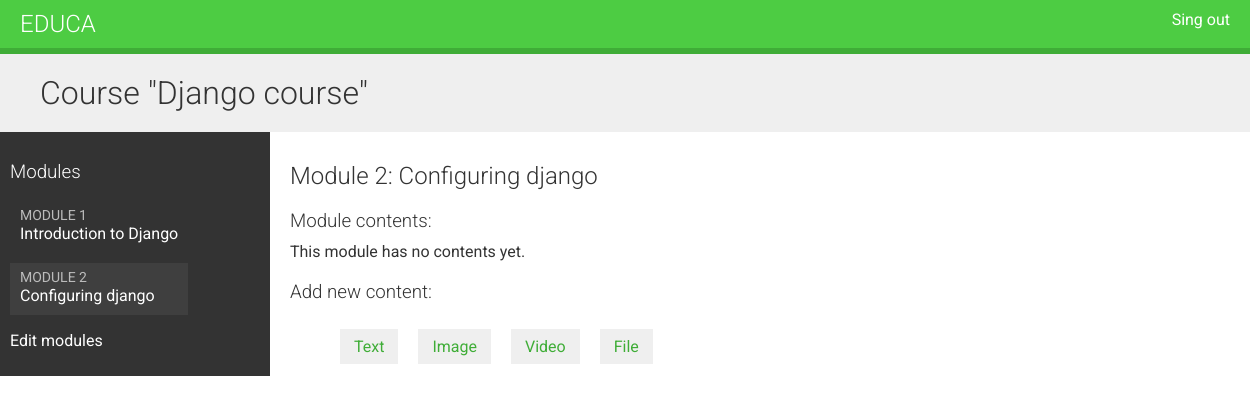
Page /course/module/6/ (signed in) on the earlier database version.
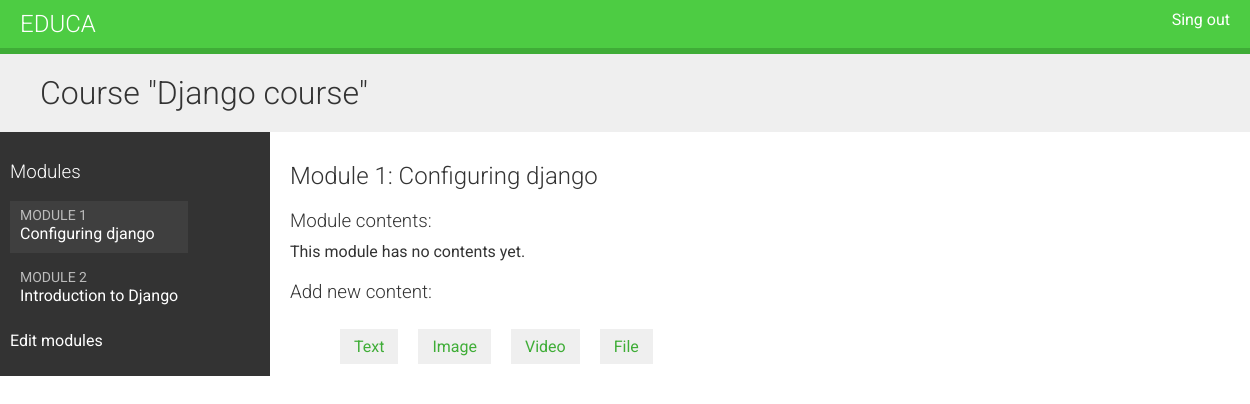
Same page on the later database version.
### courses/models.py (models this page shows, shortened)
class Module(models.Model):
    course = models.ForeignKey(Course,
                               related_name='modules',
                               on_delete=models.CASCADE)
    title = models.CharField(max_length=200)
    description = models.TextField(blank=True)
    order = OrderField(blank=True, for_fields=['course'])
    class Meta:
        ordering = ['order']

### courses/views.py (the view)
# urls.py: path('module/<int:module_id>/', views.ModuleContentListView.as_view(), name='module_content_list'),
class ModuleContentListView(TemplateResponseMixin, View):
    template_name = 'courses/manage/module/content_list.html'
    def get(self, request, module_id):
        module = get_object_or_404(Module,
                                   id=module_id,
                                   course__owner=request.user)
        return self.render_to_response({'module': module})

### courses/templates/courses/manage/module/content_list.html (shortened to what this page needs)
{% extends 'base.html' %}
{% load course %}
{% block content %}
{% with course=module.course %}
  <h1>Course "{{ course.title }}"</h1>
  <div class="contents">
    <h3>Modules</h3>
    <ul id="modules">
      {% for m in course.modules.all %}
        <li data-id="{{ m.id }}" {% if m == module %} class="selected"{% endif %}>
          <a href="{% url 'module_content_list' m.id %}">
            <span>
              Module <span class="order">{{ m.order|add:1 }}</span>
            </span>
            <br>
            {{ m.description }}
          </a>
        </li>
      {% empty %}
        <li>No modules yet.</li>
      {% endfor %}
      <p><a href="{% url 'course_module_update' course.id %}">Edit modules</a></p>
    </ul>
  </div>
  <div class="module">
    <h2>Module {{ module.order|add:1 }}: {{ module.description }}</h2>
    <h3>Module contents:</h3>
    <div id="module-contents">
      {% for content in module.contents.all %}
        <div data-id="{{ content.id }}">
          {% with item=content.item %}
            <p>{{ item }} ({{ item|model_name }})</p>
            <a href="{% url 'module_content_update' module.id item|model_name item.id %}">Edit</a>
            <form action="{% url 'module_content_delete' content.id %}" method="post">
              <input type="submit" value="Delete">
              {% csrf_token %}
            </form>
          {% endwith %}
        </div>
      {% empty %}
        <p>This module has no contents yet.</p>
      {% endfor %}
    </div>
    <h3>Add new content:</h3>
    <ul class="content-types">
      <li><a href="{% url 'module_content_create' module.id  'text' %}">Text</a></li>
      <li><a href="{% url 'module_content_create' module.id  'image' %}">Image</a></li>
      <li><a href="{% url 'module_content_create' module.id  'video' %}">Video</a></li>
      <li><a href="{% url 'module_content_create' module.id  'file' %}">File</a></li>
    </ul>
  </div>
  {% endwith %}
{% endblock %}

Differences in the rows shown:
changed Module "Configuring django": order|add "2" → "1"; moves up the list
changed Module "Introduction to Django": order|add "1" → "2"
